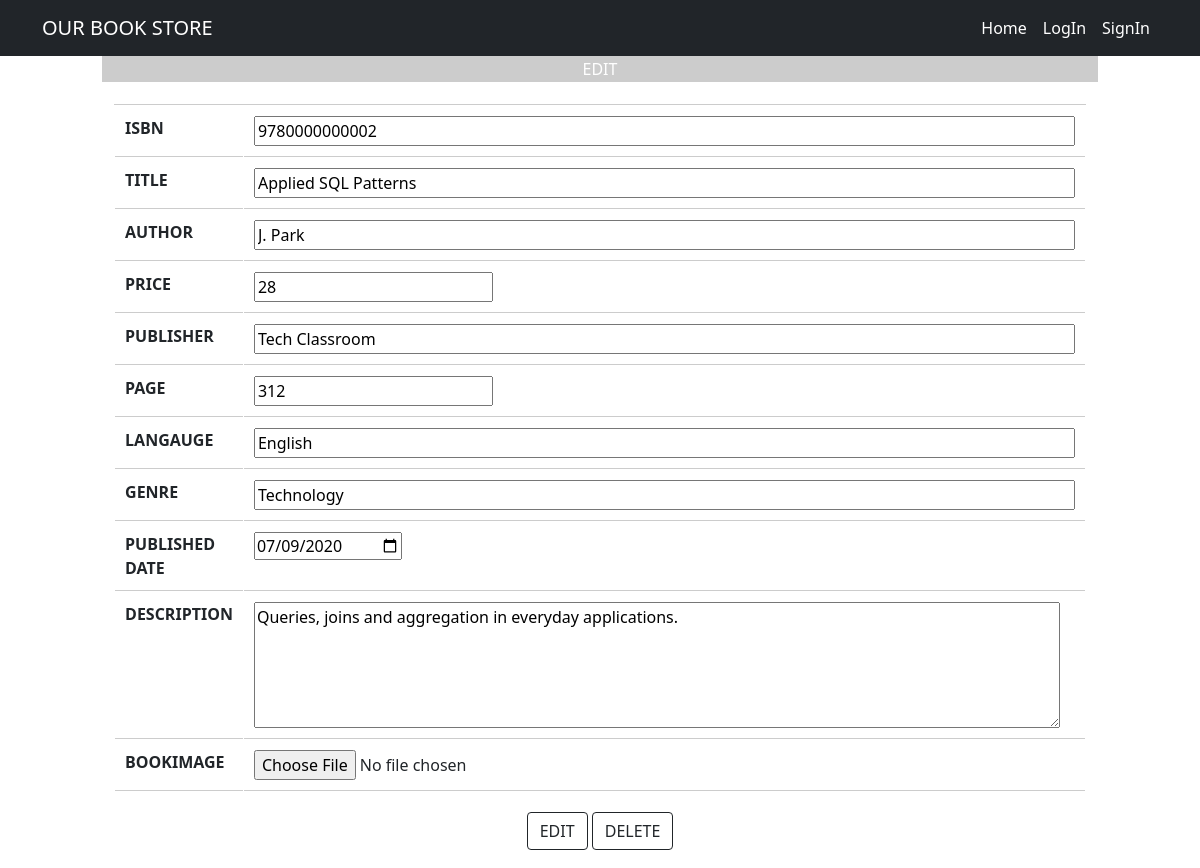
Page /edit.php?bookid=2 on the earlier database version.
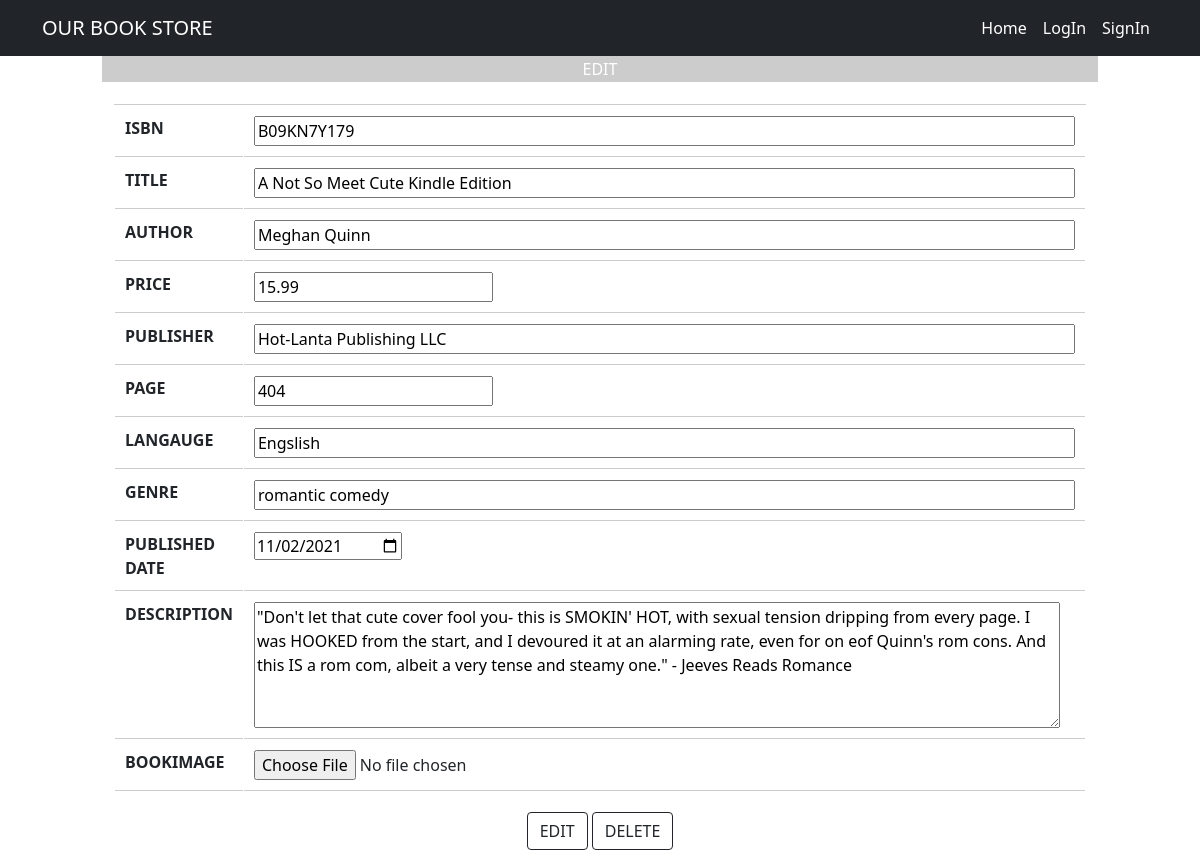
Same page on the later database version.
### tables this page shows
CREATE TABLE IF NOT EXISTS `book` (
  `bookid` int(11) NOT NULL AUTO_INCREMENT,
  `isbn` varchar(50) NOT NULL,
  `title` text,
  `price` float DEFAULT '0',
  `author` text,
  `bookimage` text,
  `description` text,
  `publisher` text,
  `page` int(11) DEFAULT '0',
  `language` text,
  `published_date` date DEFAULT NULL,
  `genre` text,
  PRIMARY KEY (`bookid`)
);

### edit.php (the view, shortened to what the changed rows need)
<!DOCTYPE>
<?php
    $conn=mysqli_connect('localhost','root','','bookstore');
    $bookid=$_GET['bookid'];
    $sql="select * from book where bookid=$bookid";
    $result=mysqli_query($conn,$sql);
    $info=mysqli_fetch_assoc($result);
?>
<html>
<head>
        <link href="css/styles.css" rel="stylesheet" />
</head>
<body>
        <form method = "post" action = "updatebook.php" enctype="multipart/form-data">
        <table  style="padding-top:50px" align = center width=700 border=0 cellpadding=2 >
                <tr>
                        <tr>
                        <td><input type = text name ="isbn" size=83 value="<?php echo $info['isbn'];?>"></td>
                        </tr>
                        <tr>
                        <td><input type = text name = title size=83 value="<?php echo $info['title'];?>"></td>
                        </tr>
                        <tr>
                        <td><input type = text name = "author" size=83 value="<?php echo $info['author'];?>"></td>
                        </tr>
                        <tr>
                        <td><input type = number step="0.01" name = "price" size=83 value="<?php echo $info['price'];?>"></td>
                        </tr>
                        <tr>
                        <td><input type = text  name = "publisher" size=83 value="<?php echo $info['publisher'];?>"></td>
                        </tr>
                        <tr>
                        <td><input type = number  name = "page" size=83 value="<?php echo $info['page'];?>"></td>
                        </tr>
                        <tr>
                        <td><input type = text  name = "language" size=83 value="<?php echo $info['language'];?>"></td>
                        </tr>
                        <tr>
                        <td><input type = text  name = "genre" size=83 value="<?php echo $info['genre'];?>"></td>
                        </tr>
                        <tr>
                        <td><input type = date  name = "published_date" size=83 value="<?php echo $info['published_date'];?>"></td>
                        </tr>
                        <tr>
                        <td><textarea name = "description" cols=85 rows=5 ><?php echo $info['description'];?></textarea></td>
                        </tr>
                        </table>
        </form>
</body>
</html>

Differences in the rows shown:
changed book: isbn "9780000000002" → "B09KN7Y179"; title "Applied SQL Patterns" → "A Not So Meet Cute Kindle Edition"; author "J. Park" → "Meghan Quinn"; price "28" → "15.99"; publisher "Tech Classroom" → "Hot-Lanta Publishing LLC"; page "312" → "404"; language "English" → "Engslish"; genre "Technology" → "romantic comedy"; published_date "07/09/2020" → "11/02/2021"; description "Queries, joins and aggregation in everyday applications." → "\"Don't let that cute cover fool you- this is SMOKIN' HOT, with sexual tension dripping from every page. I was HOOKED from the start, and I devoured it at an alarming rate, even for on eof Quinn's rom cons. And this IS a rom com, albeit a very tense and steamy one.\" - Jeeves Reads Romance"
